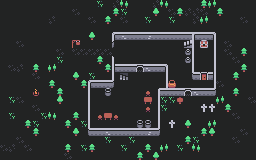

A 2D game scene composited from a Tiled map and its tileset images. What follows is a short description and the map's XML, with every tile layer's data as written:
An orthogonal 32x20 tile map with 8x8 px tiles, 1 tile layer (Tile Layer 1) and 1 object (player).

<map version="1.5" tiledversion="1.7.2" orientation="orthogonal" renderorder="right-down" width="32" height="20" tilewidth="8" tileheight="8" infinite="0" nextlayerid="3" nextobjectid="2">
 <tileset firstgid="1" source="futile_tileset.tsx" />
 <layer id="1" name="Tile Layer 1" width="32" height="20">
  <data encoding="csv">
18,18,18,18,18,18,18,18,18,18,18,18,70,18,1610612805,2147483735,18,18,18,1610612805,2147483735,18,18,18,18,85,87,18,18,18,18,18,
18,18,18,18,18,18,18,18,18,69,18,18,18,18,85,70,18,18,18,86,18,69,85,1610612805,1610612805,69,18,85,18,18,18,18,
18,18,18,18,18,18,1610612805,18,18,18,18,69,18,85,18,69,18,18,70,18,18,70,18,18,1610612805,87,18,18,18,18,69,18,
18,18,18,18,18,18,18,18,18,18,18,18,18,18,18,18,18,18,18,18,18,18,18,18,18,18,18,18,18,18,18,18,
18,18,18,18,18,18,18,18,18,18,18,86,18,18,1,67,2,2,68,2,2,2,2,2,65,2,4,18,18,18,18,18,
18,18,69,18,18,18,18,18,18,94,18,18,18,18,50,18,18,18,18,18,18,18,18,54,17,58,20,18,69,18,18,18,
18,18,18,18,18,18,18,69,18,69,69,69,69,69,18,18,18,18,18,18,18,18,18,42,17,18,20,18,69,18,85,18,
18,18,18,18,18,18,18,70,18,18,18,18,85,18,52,18,18,18,18,18,18,18,18,42,17,18,20,18,18,69,18,18,
18,69,1610612805,18,85,18,87,18,18,18,18,18,18,85,81,2,2,35,67,2,4,18,18,18,17,18,20,18,18,18,85,18,
18,18,18,18,69,18,18,18,18,86,18,70,18,18,17,53,18,18,18,18,20,18,18,18,33,37,82,18,18,85,18,18,
18,18,18,18,18,18,85,18,18,18,85,1,2,2,50,18,18,18,18,18,20,123,18,18,18,18,20,69,18,18,18,18,
18,18,18,18,138,18,18,85,18,18,18,17,18,41,18,18,18,18,57,51,2,2,2,35,67,2,36,18,18,85,18,18,
18,70,69,18,18,18,18,86,18,18,18,17,18,18,18,18,18,18,56,20,70,70,55,18,18,18,18,87,18,18,18,69,
18,18,18,18,69,18,18,18,18,18,18,17,18,18,18,18,18,18,57,20,70,18,18,18,18,121,121,18,85,18,18,18,
18,70,18,18,18,70,2147483735,18,18,85,18,17,57,56,57,18,18,18,18,20,18,18,18,18,18,18,18,18,18,69,18,18,
18,18,18,85,70,18,18,18,85,18,70,17,18,18,18,18,18,41,41,20,18,121,18,86,18,18,87,18,18,18,18,18,
18,18,18,18,85,18,18,18,18,86,18,33,2,67,2,2,2,2,68,36,18,18,18,18,18,85,86,18,18,18,69,18,
18,18,69,18,18,18,18,18,18,18,18,18,18,70,18,18,70,18,18,18,18,18,18,85,70,18,18,18,18,69,18,18,
69,1610612805,18,69,18,18,18,18,85,18,70,85,18,18,18,70,18,18,85,18,87,18,70,18,2147483735,18,18,18,18,18,18,18,
18,18,18,18,18,18,18,18,69,18,18,18,18,18,18,18,18,85,18,86,18,18,18,18,18,18,18,18,18,18,18,18
</data>
 </layer>
 <objectgroup id="2" name="Object Layer 1">
  <object id="1" name="player" gid="12" x="136" y="56" width="8" height="8" />
 </objectgroup>
</map>
